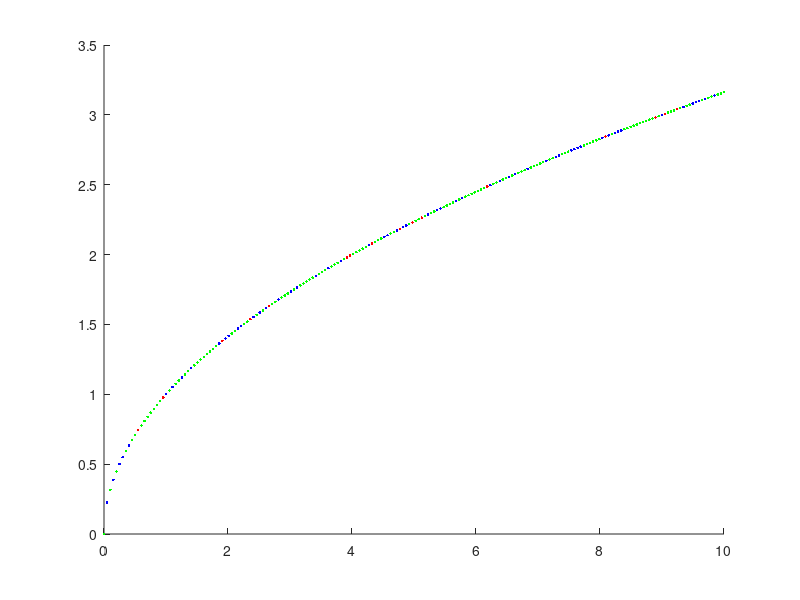
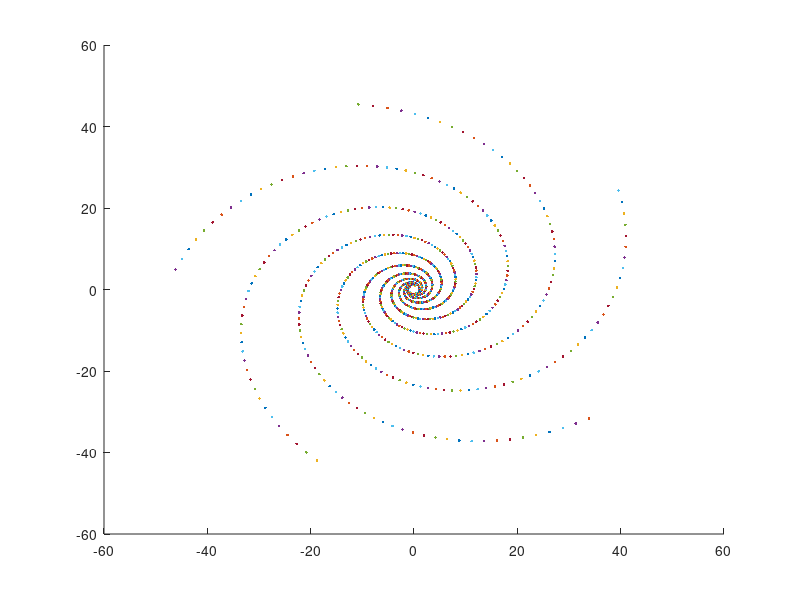

The MATLAB source for these figures, in order:
% Pierce Zhang, CMOR220, FALL 2023, Compentency on fern project
% competency_fern_project.m
% Answers to fern project competency
% Last modified: 9 September 2023

% Driver to answer the questions
function competency_fern_project
    % Problem 1
    game1 = problem1(50)
    game2 = problem1(100)
    game3 = problem1(500)
    % Answer: NO. You shouldn't play.

    % Problem 2
    problem2()

    % Problem 3
    problem3()
end

% Inputs: x0, the principal
% Outputs: x, the ending amount of money after 500 games
function [x] = problem1(x0)
    % Description: performs a for-loop with interal rand in order to
    % estimate the gambling outcome as indicated by the specs and
    % input/output.
    x = x0;
    for i = 1:500
        r = rand();
        if r <= 0.3
            x = x + 1.15 * x0;
        elseif r <= 0.80
            x = x - 0.50 * x0;
        else
            x = x - 0.90 * x0;
        end
    end
end

% Inputs: none
% Outputs: none
function problem2()
    % Description: displays the plot of y = sqrt(x) for x in [0, 10] using
    % 200 points. There is a 10% chance the points displayed are red, 30%
    % they are blue, and 60% they are green.
    figure()
    hold on
    x = linspace(0,10,200);
    for i = x
        r = rand();
        if (r <= 0.1)
            plot(i, sqrt(i), ".",'Color', 'r')
        elseif (r <= 0.40)
            plot(i, sqrt(i), ".",'Color', 'b')
        else
            plot(i, sqrt(i), ".",'Color', 'g')
        end
    end
    hold off
end

% Inputs: none
% Outputs: none
function problem3()
    % Description: Displays a fractal over 1000 point iterations using a
    % specified vector transformation on the starting vector z = [1;0].
    figure()
    hold on
    z = [1;0];
    theta = pi / 2.5;
    for i = 1:1000
        plot(z(1), z(2), '.')
        z = [cos(theta)+0.025, sin(theta); -sin(theta), cos(theta)]*z;  
    end
    hold off
end